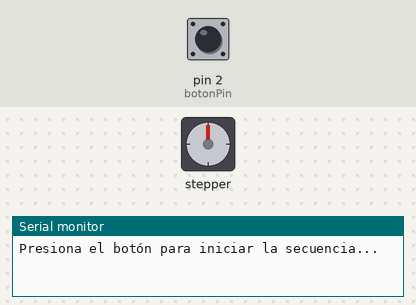
A sketch run on a simulated Arduino Uno, built with avr-gcc and run on an emulated ATmega328P. On the bench: stepper motor, the last lines printed to the serial monitor. The inputs (shaded band) are chosen by the test bench; at power-on: pin 2 (botonPin) HIGH. Stepper angles assume 2048 steps per turn.

Above: at 1.2 s.
1.3 s: pin 2 (botonPin) pulled LOW for 0.15 s
At 1.45 s:
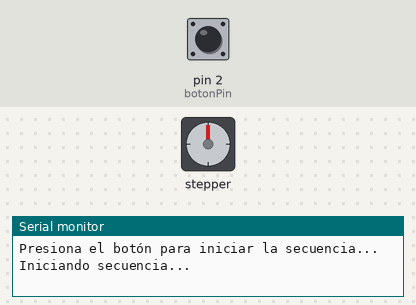
At 1.85 s:
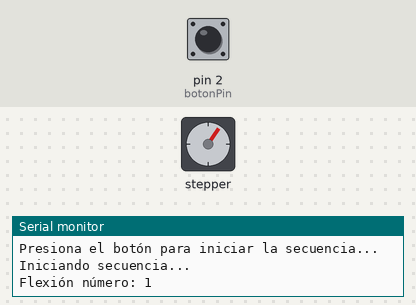
Timing chart, 0 to 10.3 s (numbered marks = the images above; inputs shaded):
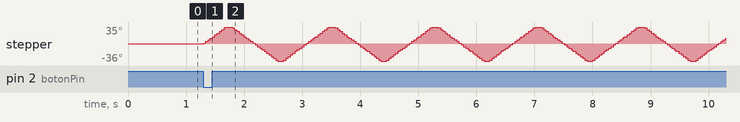

The sketch:

Test_fxt_arduino.ino
```cpp
#include <Stepper.h>

int stepsPerRevolution = 2048;  // Ajusta según tu motor
int motSpeed = 15;
int flexiones = 3250;

int botonPin = 2;  // Pin donde conectas el botón
bool botonPrevio = HIGH; // Estado previo del botón (INPUT_PULLUP)
unsigned long ultimoTiempo = 0;
unsigned long debounce = 200; // 200 ms de anti-rebote

Stepper myStepper(stepsPerRevolution, 8, 10, 9, 11); //(steps,IN1,IN3,IN2,IN4)

void setup() {
  Serial.begin(9600);
  pinMode(botonPin, INPUT_PULLUP);  // Botón conectado a GND
  myStepper.setSpeed(motSpeed);
  Serial.println("Presiona el botón para iniciar la secuencia...");
}

void loop() {
  bool botonActual = digitalRead(botonPin);

  // Detecta flanco descendente con anti-rebote
  if (botonPrevio == HIGH && botonActual == LOW && (millis() - ultimoTiempo) > debounce) {
    ultimoTiempo = millis(); // Actualiza tiempo para anti-rebote
    Serial.println("Iniciando secuencia...");

    myStepper.step(200);
    delay(100);

    for (int i = 0; i < flexiones; i++) {
      Serial.print("Flexión número: ");
      Serial.println(i + 1);
      myStepper.step(-400);   // Aproximadamente 30 grados adelante
      delay(100);            // Pausa opcional
      myStepper.step(400);  // Aproximadamente 30 grados atrás
      delay(100);            // Pausa opcional
    }

    Serial.println("Secuencia completada. Presiona el botón para repetir.");
  }

  botonPrevio = botonActual; // Guarda el estado actual para la próxima lectura
}
```

Measured:
- after the input at 1.3 s, stepper: turns 35° clockwise in 0.37 s, then 71° counter-clockwise in 0.79 s, then 71° clockwise in 0.79 s, then 71° counter-clockwise in 0.79 s, and so on
